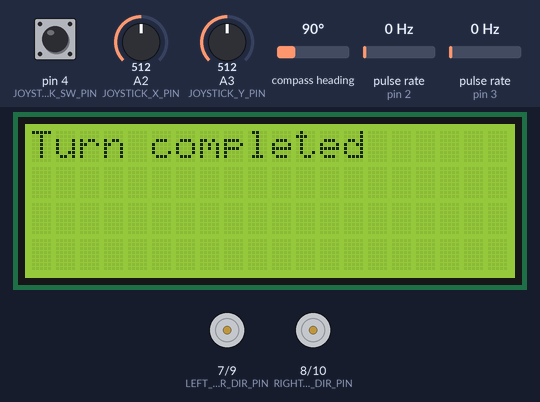
Bench run of a sketch on a simulated Arduino Mega 2560, built with avr-gcc and run on an emulated ATmega2560. Parts: 20×4 character LCD, direction and speed pins drawn as motors (green arrow = direction pin HIGH = forward, orange = LOW = backward, longer = more drive). Wiring (inferred from the names in the program): 2 × pulse sensor: data pin 2 / data pin 3; CMPS compass at I2C address 0x60. Inputs (shaded band) come from the test bench; at power-on: A2 (JOYSTICK_X_PIN) = 512, pulse rate (sensors on pin 2, pin 3) 0 Hz, A3 (JOYSTICK_Y_PIN) = 512, pin 4 (JOYSTICK_SW_PIN) HIGH, compass heading 90°. What the sketch prints to the serial monitor is not drawn.

Above: at 3.3 s.
At 6.4 s:
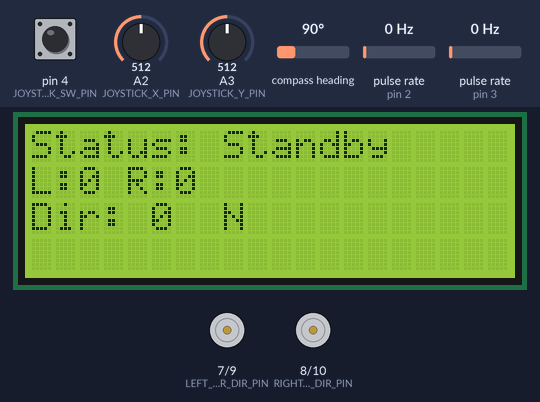
6.5 s: A2 (JOYSTICK_X_PIN) set to 476
At 7.7 s:
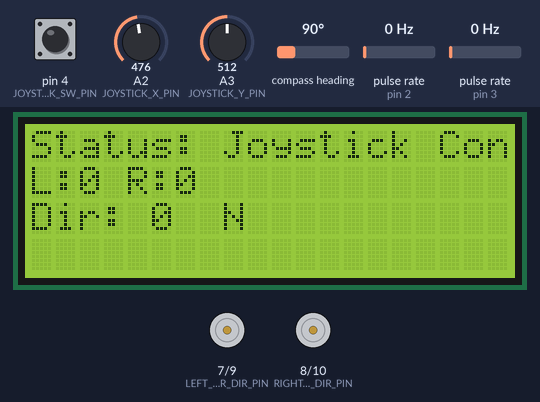
8.0 s: pulse rate (sensor on pin 2) set to 4 Hz
At 8.3 s:
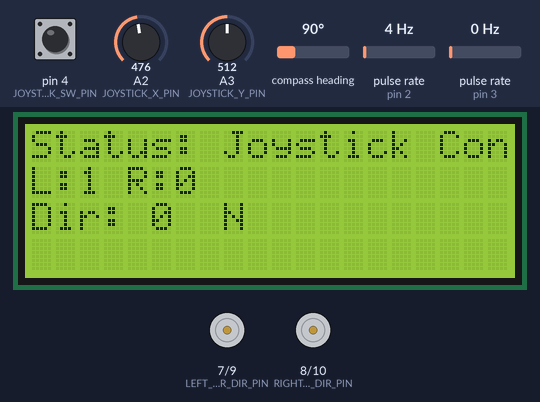
11.0 s: A3 (JOYSTICK_Y_PIN) set to 487
13.1 s: pulse rate (sensor on pin 3) set to 100 Hz
At 14.1 s:
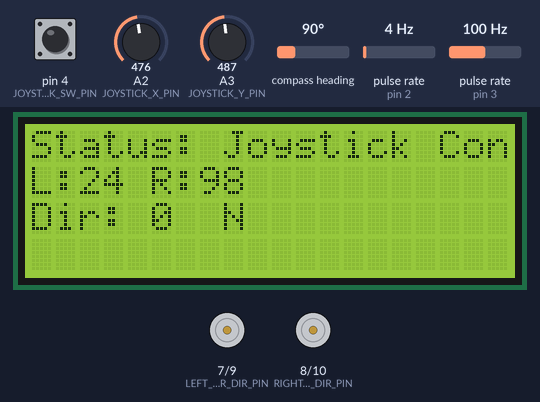
16.1 s: pin 4 (JOYSTICK_SW_PIN) pulled LOW for 0.15 s
16.8 s: compass heading set to 269°
At 17.3 s:
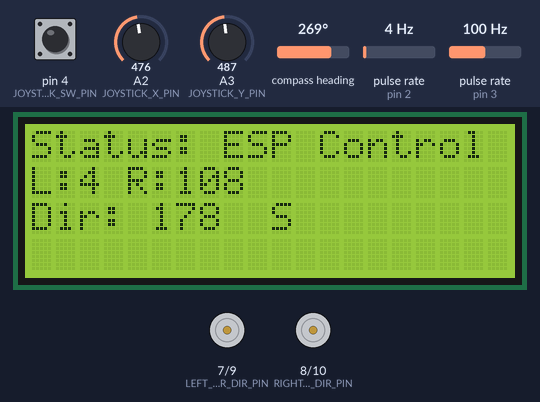

The sketch:

final1-5.ino
```cpp
/*******************************************************************
 * RC Car Control Framework
 *
 * 功能模块:
 * 1. 指南针导航与校准
 * 2. 双模式控制（摇杆/ESP）
 * 3. 编码器距离测量
 * 4. LCD显示
 * 5. 错误处理
 *******************************************************************/

/************************* IMPORT LIBRARIES *************************/
#include <LiquidCrystal.h>
#include <Wire.h>
#include<math.h>
#include <Bounce2.h>

/************************* PIN DEFINE  *************************/
LiquidCrystal lcd(38, 36, 35, 34, 33, 30);

// define motor
#define LEFT_MOTOR_DIR_PIN 7
#define RIGHT_MOTOR_DIR_PIN 8
#define LEFT_MOTOR_PWM_PIN 9
#define RIGHT_MOTOR_PWM_PIN 10

// define encoder
#define LEFT_ENCODER_PIN 2
#define RIGHT_ENCODER_PIN 3

// define joystick
#define JOYSTICK_X_PIN A2
#define JOYSTICK_Y_PIN A3
#define JOYSTICK_SW_PIN 4

// define compass
#define CMPS14_ADDRESS 0x60
#define BEARING_Register 0x01

/***********************  SYSTEM CONSTANTS *************************/
// motion control
const int MIN_TURN_SPEED = 120;
const int MAX_TURN_SPEED = 180;


// mode control
#define MODE_JOYSTICK 0
#define MODE_ESP 1


// direction control
#define FORWARD 1
#define BACKWARD 0

/************************* GLOBAL VARIABLES *************************/

// define errors
enum ErrorType {
    ERROR_NONE = 0,
    ERROR_COMPASS = 1,
    ERROR_MOTOR = 2,
    ERROR_JOYSTICK = 3,
    ERROR_COMMUNICATION = 4
};

// ERROR INFO
struct ErrorInfo {
    bool isError;
    ErrorType type;
    String message;
    String statusMessage;
};

ErrorInfo currentError = {false, ERROR_NONE, "", ""};

// system status
int currentMode = MODE_JOYSTICK;

// compass setting
int compassOffset = 0;

// encoder count
volatile int leftEncoderPulses = 0;
volatile int rightEncoderPulses = 0;
float leftDistance = 0;
float rightDistance = 0;

// motor control
int leftMotorSpeed = 0;
int rightMotorSpeed = 0;

// ESP connection
String lastCommand = "";

// joystick control
int joystickX = 0;
int joystickY = 0;
bool joystickButtonPressed = false;
Bounce modeButton = Bounce();

// record current orientation
int currentOrientation = 0;
// joystick deadzone
const int JOYSTICK_DEADZONE = 25;  // 将死区值定义为常量

/************************* DEFINEFUNCTIONS *********************/
// setup functions
void setupSystem();
void setupCompass();
void setupMotors();
void setupEncoder();
void calibrateCompass();

// pulse count
void handleLeftEncoder();
void handleRightEncoder();

// sensor functions
int readCompass();
void readEncoders();
void readJoystick();

// control functions
void handleJoystickMode();
void handleESPMode();
void moveMotors(int left, int right);


// display functions
void updateLCD();
void handleError(ErrorType type, String message);

// move command
void handleMoveCommand(int distance);

// turn command
void handleTurnCommand(String value);

/************************* INITIALIZATION *********************/
void setup() {
    // Serial setup
    Serial.begin(9600);

    // module setup
    setupMotors();
    lcd.begin(20, 4);
    setupSystem();
    setupCompass();

    // ensure motors stop
    stopMotors();
    delay(100);
    stopMotors();


    // setup encoder interrupt
    pinMode(LEFT_ENCODER_PIN, INPUT_PULLUP);
    pinMode(RIGHT_ENCODER_PIN, INPUT_PULLUP);
    attachInterrupt(digitalPinToInterrupt(LEFT_ENCODER_PIN), handleLeftEncoder, RISING);
    attachInterrupt(digitalPinToInterrupt(RIGHT_ENCODER_PIN), handleRightEncoder, RISING);

    // turn to north at beginning
    delay(2000);
    updateOrientation();
    handleTurnCommand("0");

        // init complete
    Serial.println("System initialized");

}

void setupMotors() {
    // setup motor control pins
    pinMode(LEFT_MOTOR_DIR_PIN, OUTPUT);
    pinMode(RIGHT_MOTOR_DIR_PIN, OUTPUT);
    pinMode(LEFT_MOTOR_PWM_PIN, OUTPUT);
    pinMode(RIGHT_MOTOR_PWM_PIN, OUTPUT);

    // ensure motors stop
    stopMotors();

    leftMotorSpeed = 0;
    rightMotorSpeed = 0;
}

/************************* MAIN LOOP *********************/
void loop() {
    // 1.update orientation
    updateOrientation();

    // 2. check mode switch
    checkModeSwitch();

    // 3. control according to mode
    if (currentMode == MODE_JOYSTICK) {
        handleJoystickMode();
    } else {
        handleESPMode();
    }

    // 4. update display
    updateLCD();

    // 5. error check
    handleError();

    delay(50);
}

/************************* FUNCTIONS *********************/

void setupSystem() {

    // setup mode switch button
    pinMode(JOYSTICK_SW_PIN, INPUT_PULLUP);
    modeButton.attach(JOYSTICK_SW_PIN);
    modeButton.interval(50); // set debounce time
}

// stop motors
void stopMotors() {
    analogWrite(LEFT_MOTOR_PWM_PIN, 0);
    analogWrite(RIGHT_MOTOR_PWM_PIN, 0);
}
// setting up compas
void setupCompass() {
    // init I2C
    Wire.begin();

    // wait for compass stable
    delay(100);

    // calibrate compass offset
    calibrateCompass();
}

// using with compass
void calibrateCompass() {
    // 读取多次取平均值作为偏移量
    int sum = 0;
    for(int i = 0; i < 10; i++) {
        sum += readRawCompass();
        delay(100);
    }
    compassOffset = sum / 10;

    Serial.print("Compass calibrated, offset: ");
    Serial.println(compassOffset);
}

int readCompass() {
    // 向CMPS14发送寄存器地址
    Wire.beginTransmission(CMPS14_ADDRESS);
    Wire.write(BEARING_Register);
    Wire.endTransmission();

    // request 1 byte
    Wire.requestFrom(CMPS14_ADDRESS, 1);

    if (Wire.available() >= 1) {
        int raw = Wire.read();  // read raw value (0-255)
        // convert to angle (0-359)
        int heading = map(raw, 0, 255, 0, 359);

        // apply offset calibration
        heading = (heading - compassOffset + 360) % 360;

        return heading;
    }
    currentError.isError = true;
    currentError.type = ERROR_COMPASS;
    currentError.message = "Compass read failed";
    currentError.statusMessage = "Compass Error";
    return -1;  // read failed
}

// read raw compass value (for calibration)
int readRawCompass() {
    Wire.beginTransmission(CMPS14_ADDRESS);
    Wire.write(BEARING_Register);
    Wire.endTransmission();

    Wire.requestFrom(CMPS14_ADDRESS, 1);

    if (Wire.available() >= 1) {
        int raw = Wire.read();
        return map(raw, 0, 255, 0, 359);
    }

    currentError.isError = true;
    currentError.type = ERROR_COMPASS;
    currentError.message = "Compass read failed";
    currentError.statusMessage = "Compass Error";
    return -1;
}

// checking mode switch
void checkModeSwitch() {
    modeButton.update();

    if (modeButton.fell()) {

        stopMotors();
        if (currentMode == MODE_JOYSTICK) {
            currentMode = MODE_ESP;
            leftEncoderPulses = 0;
            rightEncoderPulses = 0;
            lcd.clear();
            Serial.println("Switched to ESP mode");
        } else {
            currentMode = MODE_JOYSTICK;
            leftEncoderPulses = 0;
            rightEncoderPulses = 0;
            lcd.clear();
            Serial.println("Switched to Joystick mode");
        }
    }
}

// joystick mode
void handleJoystickMode() {
    updateStatus("Joystick Control");

    // read joystick input
    int xValue = analogRead(JOYSTICK_X_PIN) - 512;
    int yValue = analogRead(JOYSTICK_Y_PIN) - 512;

    // deadzone
    if(abs(xValue) < JOYSTICK_DEADZONE) xValue = 0;
    if(abs(yValue) < JOYSTICK_DEADZONE) yValue = 0;

    // standby check
    if (yValue == 0 && xValue == 0) {
        stopMotors();
        updateStatus("Standby");
        return;
    }

    // calculate motor speed
    int baseSpeed = constrain(map(abs(yValue), JOYSTICK_DEADZONE, 512, 0, 255), 0, 255);
    int turnSpeed = constrain(map(abs(xValue), JOYSTICK_DEADZONE, 512, 0, baseSpeed), 0, baseSpeed);
    int leftSpeed = baseSpeed;
    int rightSpeed = baseSpeed;

    // set motion direction
    bool forward = yValue >= 0;
    digitalWrite(LEFT_MOTOR_DIR_PIN, forward ? FORWARD : BACKWARD);
    digitalWrite(RIGHT_MOTOR_DIR_PIN, forward ? FORWARD : BACKWARD);

    // apply turn adjustment
    if (xValue < 0) {
        leftSpeed -= turnSpeed;
    } else if (xValue > 0) {
        rightSpeed -= turnSpeed;
    }

    // control motor
    analogWrite(LEFT_MOTOR_PWM_PIN, leftSpeed);
    analogWrite(RIGHT_MOTOR_PWM_PIN, rightSpeed);

    // debug output
    #ifdef DEBUG_MODE
    Serial.print("Motor Speed - Left: ");
    Serial.print(leftSpeed);
    Serial.print(" Right: ");
    Serial.print(rightSpeed);
    Serial.print(" Direction: ");
    Serial.println(forward ? "Forward" : "Backward");
    #endif
}

// ESP mode
void handleESPMode() {
    updateStatus("ESP Control");
    // check new command
    if (Serial.available() > 0) {
        lastCommand = Serial.readStringUntil('\n');
        lastCommand.trim(); // remove extra spaces and new lines

        // 解析命令
        if (lastCommand.startsWith("Move:")) {
            // format: "Move:20" or "Move:-20"
            int distance = lastCommand.substring(5).toInt();
            handleMoveCommand(distance);
        }
        else if (lastCommand.startsWith("Turn:")) {
            // format: "Turn:180"
            // 格式: "Turn:180"
            String value = lastCommand.substring(5);
            handleTurnCommand(value);
        }
        else if (lastCommand == "find:North") {
            // find:North
            handleTurnCommand("0");
        }


        updateLCD();
    }
}

// handling move command
void handleMoveCommand(int distance) {
    if (distance > 0) {
        // forward
        moveMotors(200, 200);  // use medium speed
    } else if (distance < 0) {
        // backward
        moveMotors(-200, -200);  // use medium speed
    }

    // 根据distance的绝对值来决定前进时间
    delay(abs(distance) * 100);
    moveMotors(0, 0);

}

// handling turn command
void handleTurnCommand(String value) {
    int turnAngle = value.toInt();
    updateOrientation();
    int initialOrientation = currentOrientation;
    int accumulatedAngle = 0;
    int lastOrientation = currentOrientation;

    // find:North
    if (turnAngle == 0) {
        int diff = -currentOrientation;
        if (diff < -180) diff += 360;
        if (diff > 180) diff -= 360;
        turnAngle = diff;
    }

    // 添加死区范围
    const int ANGLE_DEADZONE = 2;  // daedzone

    while (abs(accumulatedAngle - turnAngle) > ANGLE_DEADZONE) {
        updateOrientation();

        int angleChange = currentOrientation - lastOrientation;

        if (angleChange > 180) angleChange -= 360;
        if (angleChange < -180) angleChange += 360;

        // 降低角度变化阈值，提高精度
        if (abs(angleChange) > 0.5) {
            if (turnAngle > 0) {
                if (angleChange > 0) {
                    accumulatedAngle += angleChange;
                } else {
                    accumulatedAngle += (angleChange + 360);
                }
            } else {
                if (angleChange < 0) {
                    accumulatedAngle += angleChange;
                } else {
                    accumulatedAngle -= (360 - angleChange);
                }
            }
            lastOrientation = currentOrientation;
        }

        int remainingAngle = abs(turnAngle) - abs(accumulatedAngle);

        // speed control
        int turnSpeed;
        if (remainingAngle < 5) {
            turnSpeed = MIN_TURN_SPEED - 40;
        } else if (remainingAngle < 15) {
            turnSpeed = MIN_TURN_SPEED - 30;
        } else if (remainingAngle < 30) {
            turnSpeed = MIN_TURN_SPEED - 20;
        } else if (remainingAngle < 45) {
            turnSpeed = MIN_TURN_SPEED - 10;
        } else {
            turnSpeed = MIN_TURN_SPEED;
        }

        // set motor direction
        if (turnAngle > 0) {
            digitalWrite(LEFT_MOTOR_DIR_PIN, FORWARD);
            digitalWrite(RIGHT_MOTOR_DIR_PIN, BACKWARD);
        } else {
            digitalWrite(LEFT_MOTOR_DIR_PIN, BACKWARD);
            digitalWrite(RIGHT_MOTOR_DIR_PIN, FORWARD);
        }

        // apply turn speed
        analogWrite(LEFT_MOTOR_PWM_PIN, turnSpeed);
        analogWrite(RIGHT_MOTOR_PWM_PIN, turnSpeed);

        // dynamic delay, adjust according to remaining angle
        if(remainingAngle < 10) {
            delay(20);  // use shorter delay when close to target
        } else {
            delay(30);
        }
    }

    // stop motors
    stopMotors();
    lcd.clear();
    lcd.setCursor(0, 0);
    lcd.print("Turn completed");
    delay(2000);
    updateLCD();
}

// update orientation
void updateOrientation() {
    currentOrientation = readCompass();
}

// moving motors
void moveMotors(int leftSpeed, int rightSpeed) {
    // set direction
    digitalWrite(LEFT_MOTOR_DIR_PIN, leftSpeed >= 0 ? FORWARD : BACKWARD);
    digitalWrite(RIGHT_MOTOR_DIR_PIN, rightSpeed >= 0 ? FORWARD : BACKWARD);

    // set speed
    analogWrite(LEFT_MOTOR_PWM_PIN, abs(leftSpeed));
    analogWrite(RIGHT_MOTOR_PWM_PIN, abs(rightSpeed));
}

// update LCD
void updateLCD() {
    lcd.clear();

    //  status info
    lcd.setCursor(0, 0);
    lcd.print("Status: ");
    lcd.print(currentError.statusMessage);

    // encoder info
    lcd.setCursor(0, 1);
    lcd.print("L:");
    lcd.print(leftEncoderPulses);
    lcd.print(" R:");
    lcd.print(rightEncoderPulses);

    // direction info
    displayDirection(currentOrientation);

    // print error info
    lcd.setCursor(0, 3);
    if (currentError.isError) {
        lcd.print("ERR:");
        lcd.print(currentError.message);
    }
}

// update status
void updateStatus(String status) {
    currentError.isError = false;
    currentError.type = ERROR_NONE;
    currentError.message = "";
    currentError.statusMessage = status;
    updateLCD();
}


// display direction
void displayDirection(int heading) {
    String direction;

    // convert degree to direction in normal 45 degree
    if (heading >= 337.5 || heading < 22.5) {
        direction = "N";
    } else if (heading >= 22.5 && heading < 67.5) {
        direction = "NE";
    } else if (heading >= 67.5 && heading < 112.5) {
        direction = "E";
    } else if (heading >= 112.5 && heading < 157.5) {
        direction = "SE";
    } else if (heading >= 157.5 && heading < 202.5) {
        direction = "S";
    } else if (heading >= 202.5 && heading < 247.5) {
        direction = "SW";
    } else if (heading >= 247.5 && heading < 292.5) {
        direction = "W";
    } else if (heading >= 292.5 && heading < 337.5) {
        direction = "NW";
    }

    // display direction info
    lcd.setCursor(0, 2);
    lcd.print("Dir: ");
    lcd.print(heading);
    lcd.print("  ");
    lcd.print(direction);
}

// 添加中断处理函数
void handleLeftEncoder() {
    leftEncoderPulses++;
}

void handleRightEncoder() {
    rightEncoderPulses++;
}

// 添加重置编码器计数的函数
void resetEncoders() {
    leftEncoderPulses = 0;
    rightEncoderPulses = 0;
}

void handleError() {
    if (currentError.isError) {

        lcd.setCursor(0, 3);
        lcd.print("ERR: " + currentError.message);

        // handle error
        switch(currentError.type) {
            case ERROR_COMPASS:
                setupCompass();
                break;
            case ERROR_MOTOR:
                setupMotors();
                break;
            case ERROR_JOYSTICK:
                currentMode = MODE_ESP;
                break;
            case ERROR_COMMUNICATION:
                Serial.end();
                Serial.begin(9600);
                break;
        }

    }
}
```

Measured:
- the behaviour switches between 488 and 487 on A2 (JOYSTICK_X_PIN) (found by bisection; images 1 and 2)
- after the input at 6.5 s, the display: changes after 0.05 s (image 2)
- after the input at 8.0 s, the display: changes after 0.17 s (image 3)
- after the input at 16.8 s, the display: first differs from a run without the input after 0.07 s (image 5 shows a later state)
- what the display in image 0 shows lasts 2.0 s, from 3.3 s to 5.3 s
